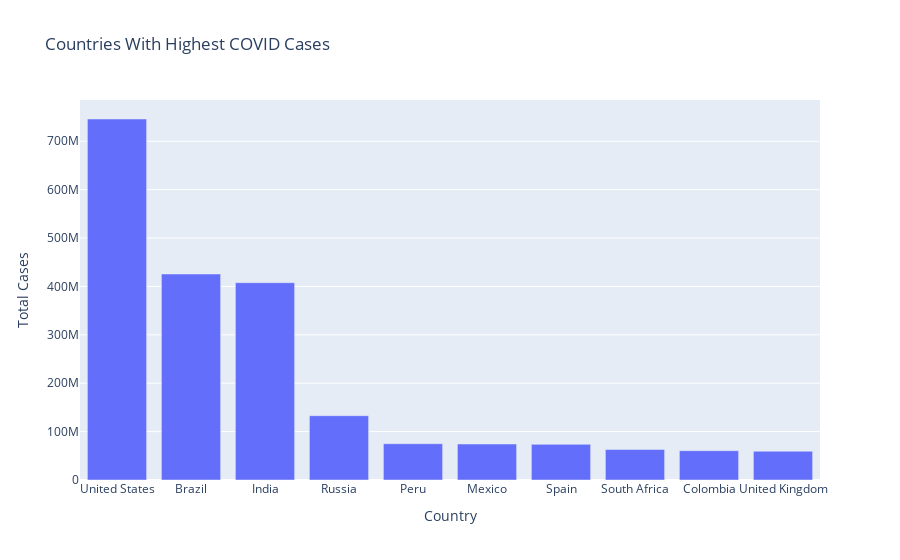

Here is the notebook cell this chart was saved with:
### Code cell
fig = px.bar(clean_data, x= 'Country', y= 'Total Cases',
       title='Countries With Highest COVID Cases')
fig.show()

### Figure 1 — Plotly figure (JSON) as saved in the notebook; plotly's stock layout.template omitted (floating-point values rounded to 4 significant figures)
{"data": [{"alignmentgroup": "True", "hovertemplate": "Country=%{x}<br>Total Cases=%{y}<extra></extra>", "legendgroup": "", "marker": {"color": "#636efa", "pattern": {"shape": ""}}, "name": "", "offsetgroup": "", "orientation": "v", "showlegend": false, "textposition": "auto", "type": "bar", "x": ["United States", "Brazil", "India", "Russia", "Peru", "Mexico", "Spain", "South Africa", "Colombia", "United Kingdom"], "xaxis": "x", "y": [746014098, 425704517, 407771615, 132888951, 74882695, 74347548, 73717676, 63027659, 60543682, 59475032], "yaxis": "y"}], "layout": {"barmode": "relative", "legend": {"tracegroupgap": 0}, "title": {"text": "Countries With Highest COVID Cases"}, "xaxis": {"anchor": "y", "domain": [0, 1], "title": {"text": "Country"}}, "yaxis": {"anchor": "x", "domain": [0, 1], "title": {"text": "Total Cases"}}}}
